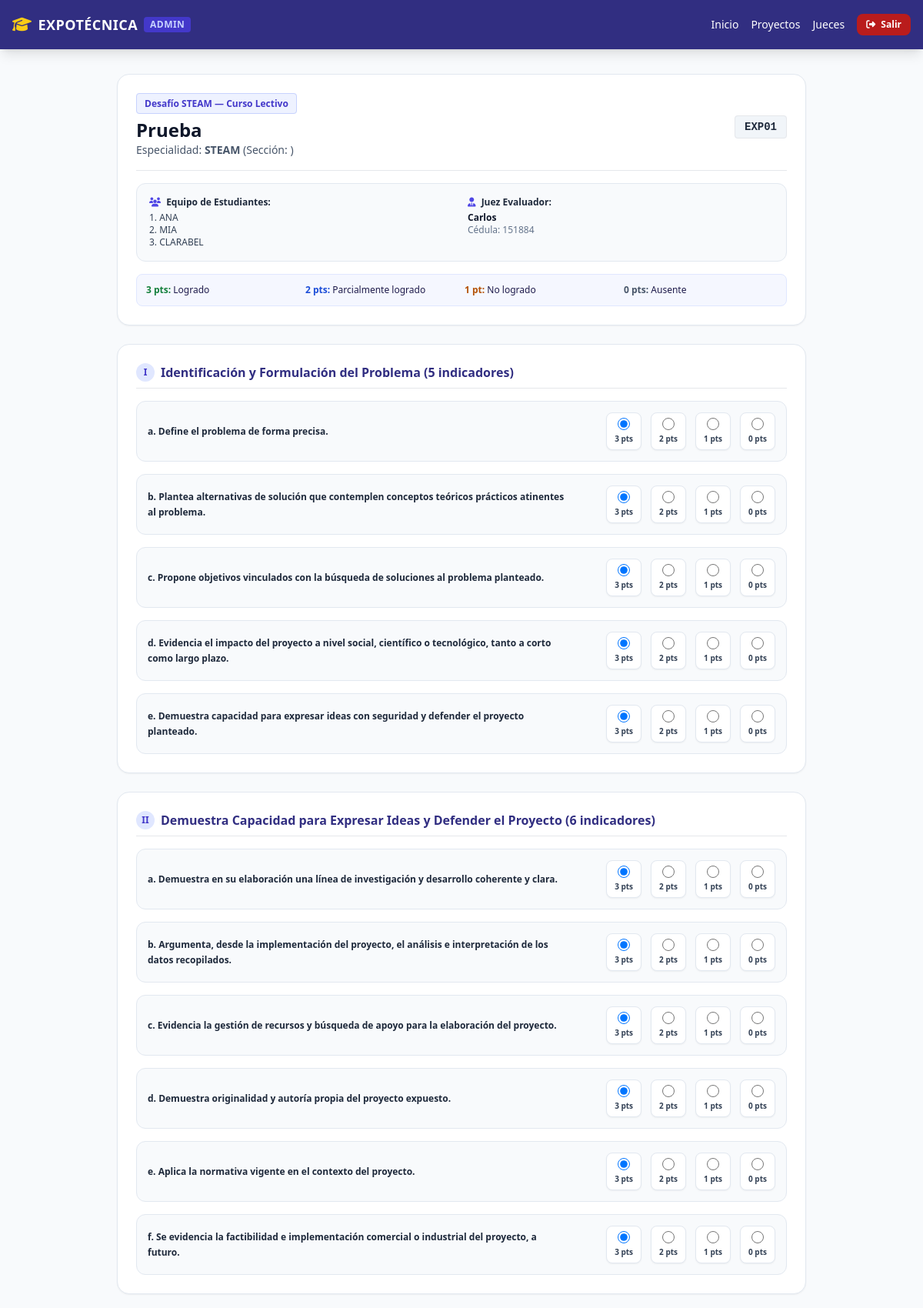
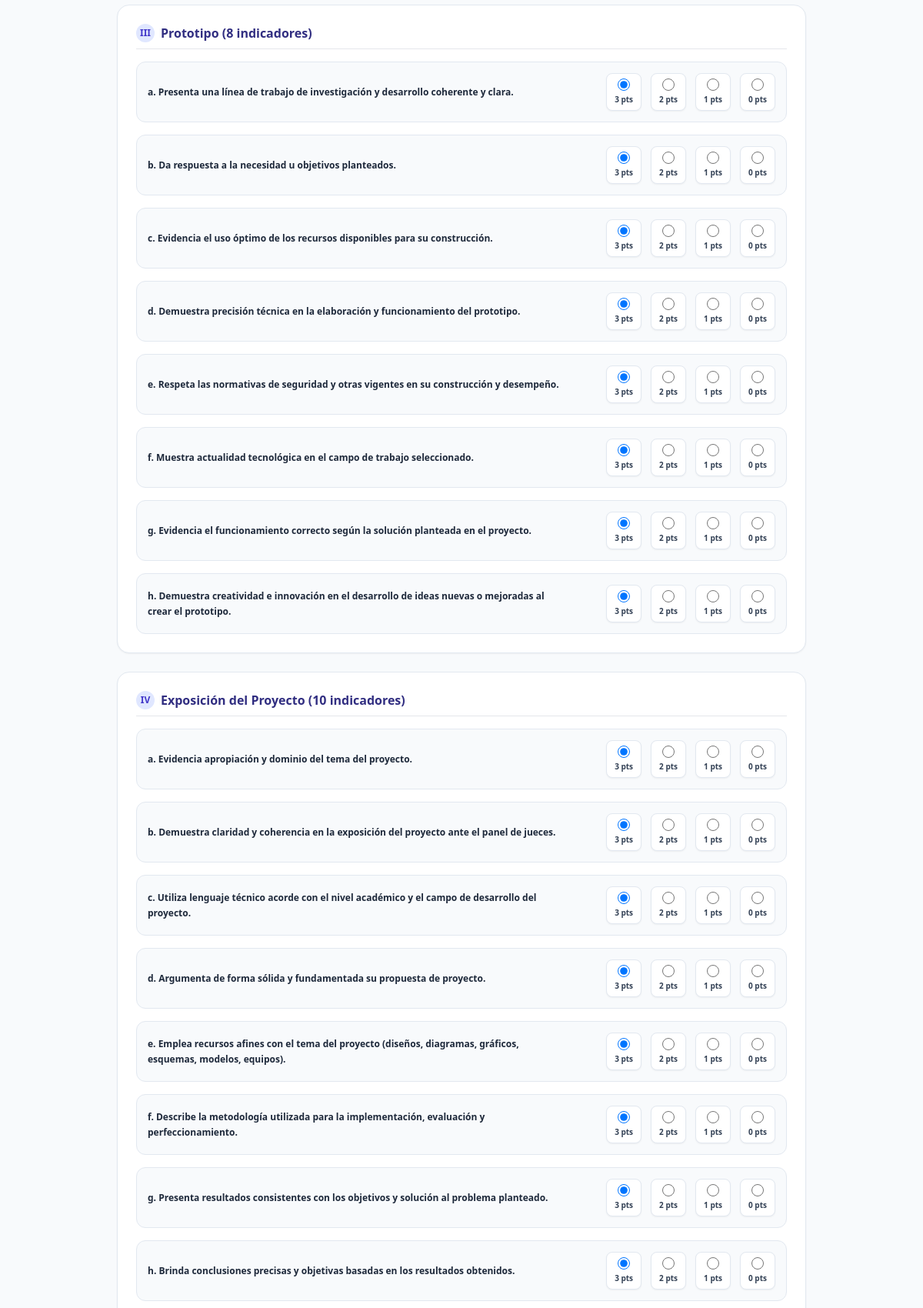
/evaluar/1 (upper part), run on the app's committed database (2 pictures, top to bottom).
### tables this page shows
CREATE TABLE proyectos (
        id INTEGER PRIMARY KEY AUTOINCREMENT,
        codigo TEXT UNIQUE NOT NULL,
        nombre TEXT NOT NULL,
        especialidad TEXT NOT NULL,
        seccion TEXT NOT NULL,
        estudiante_1 TEXT NOT NULL,
        estudiante_2 TEXT,
        estudiante_3 TEXT,
        descripcion TEXT
    );

CREATE TABLE jueces (
        id INTEGER PRIMARY KEY AUTOINCREMENT,
        cedula TEXT UNIQUE NOT NULL,
        nombre TEXT NOT NULL,
        email TEXT,
        especialidad TEXT NOT NULL,
        telefono TEXT
    );

### main.py (the view)
@app.get("/evaluar/{asignacion_id}", response_class=HTMLResponse)
def formulario_evaluar(asignacion_id: int):
    conn = get_db()
    asig = conn.execute('''
        SELECT a.id as asignacion_id, a.estado,
               j.id as juez_id, j.nombre as juez_nombre, j.cedula as juez_cedula,
               p.id as proyecto_id, p.codigo, p.nombre as proyecto_nombre,
               p.especialidad, p.estudiante_1, p.estudiante_2, p.estudiante_3
        FROM asignaciones a
        JOIN jueces j ON a.juez_id = j.id
        JOIN proyectos p ON a.proyecto_id = p.id
        WHERE a.id = ?
    ''', (asignacion_id,)).fetchone()
    conn.close()
    template = templates_env.get_template("formulario_evaluacion.html")
    return template.render(asig=asig)

### templates/formulario_evaluacion.html (shortened to what this page needs)
{% extends "base.html" %}
{% block content %}
<div class="max-w-4xl mx-auto space-y-6 pb-12">
    <div class="bg-white rounded-2xl shadow-sm border border-slate-200 p-6">
        <div class="flex flex-col sm:flex-row justify-between items-start sm:items-center border-b pb-4 mb-4 gap-2">
            <div>
                <span class="text-xs font-bold text-indigo-700 bg-indigo-50 px-2.5 py-1 rounded border border-indigo-200">
                    Desafío STEAM — Curso Lectivo
                </span>
                <h1 class="text-xl sm:text-2xl font-bold text-slate-900 mt-2">{{ asig.proyecto_nombre }}</h1>
                <p class="text-xs sm:text-sm text-slate-600">Especialidad: <strong>{{ asig.especialidad }}</strong> (Sección: <strong>{{ asig.seccion }}</strong>)</p>
            </div>
            <div class="text-right">
                <span class="font-mono text-sm font-extrabold bg-slate-100 text-slate-800 px-3 py-1.5 rounded border">
                    {{ asig.codigo }}
                </span>
            </div>
        </div>
        <div class="grid grid-cols-1 md:grid-cols-2 gap-4 text-xs text-slate-700 bg-slate-50 p-4 rounded-xl border border-slate-200">
            <div>
                <p class="font-bold text-slate-800 mb-1"><i class="fa-solid fa-users text-indigo-600 mr-1"></i> Equipo de Estudiantes:</p>
                <p class="font-medium">1. {{ asig.estudiante_1 }}</p>
                {% if asig.estudiante_2 %}<p class="font-medium">2. {{ asig.estudiante_2 }}</p>{% endif %}
                {% if asig.estudiante_3 %}<p class="font-medium">3. {{ asig.estudiante_3 }}</p>{% endif %}
            </div>
            <div>
                <p class="font-bold text-slate-800 mb-1"><i class="fa-solid fa-user-tie text-indigo-600 mr-1"></i> Juez Evaluador:</p>
                <p class="font-semibold text-slate-900">{{ asig.juez_nombre }}</p>
                <p class="text-slate-500">Cédula: {{ asig.juez_cedula }}</p>
            </div>
        </div>
        <div class="mt-4 bg-indigo-50/60 p-3 rounded-lg border border-indigo-100 text-xs text-indigo-950 grid grid-cols-2 sm:grid-cols-4 gap-2">
            <div><strong class="text-green-700">3 pts:</strong> Logrado</div>
            <div><strong class="text-blue-700">2 pts:</strong> Parcialmente logrado</div>
            <div><strong class="text-amber-700">1 pt:</strong> No logrado</div>
            <div><strong class="text-slate-600">0 pts:</strong> Ausente</div>
        </div>
    </div>
    <form action="/evaluar/{{ asig.asignacion_id }}/guardar" method="POST" class="space-y-6">
        <div class="bg-white rounded-2xl shadow-sm border border-slate-200 p-6 space-y-4">
            <h2 class="text-base font-bold text-indigo-900 border-b pb-2 flex items-center">
                <span class="w-6 h-6 rounded-full bg-indigo-100 text-indigo-700 flex items-center justify-center text-xs mr-2 font-bold">I</span>
                Identificación y Formulación del Problema (5 indicadores)
            </h2>
            {% set sec_1 = [
                ('i_a', 'a. Define el problema de forma precisa.'),
                ('i_b', 'b. Plantea alternativas de solución que contemplen conceptos teóricos prácticos atinentes al problema.'),
                ('i_c', 'c. Propone objetivos vinculados con la búsqueda de soluciones al problema planteado.'),
                ('i_d', 'd. Evidencia el impacto del proyecto a nivel social, científico o tecnológico, tanto a corto como largo plazo.'),
                ('i_e', 'e. Demuestra capacidad para expresar ideas con seguridad y defender el proyecto planteado.')
            ] %}
            {% for field, label in sec_1 %}
            <div class="p-3.5 bg-slate-50 rounded-xl border border-slate-200 flex flex-col sm:flex-row sm:items-center justify-between gap-3">
                <p class="text-xs font-semibold text-slate-800 sm:w-2/3 leading-relaxed">{{ label }}</p>
                <div class="flex gap-2 sm:gap-3 justify-end">
                    {% for pto, text in [(3, 'Logrado (3)'), (2, 'Parcial (2)'), (1, 'No logrado (1)'), (0, 'Ausente (0)')] %}
                    <label class="flex flex-col items-center cursor-pointer bg-white px-2.5 py-1.5 rounded-lg border border-slate-200 hover:border-indigo-500 shadow-sm text-center">
                        <input type="radio" name="{{ field }}" value="{{ pto }}" required {% if pto == 3 %}checked{% endif %} class="w-4 h-4 text-indigo-600">
                        <span class="text-[10px] font-bold text-slate-700 mt-1">{{ pto }} pts</span>
                    </label>
                    {% endfor %}
                </div>
            </div>
            {% endfor %}
        </div>
        <div class="bg-white rounded-2xl shadow-sm border border-slate-200 p-6 space-y-4">
            <h2 class="text-base font-bold text-indigo-900 border-b pb-2 flex items-center">
                <span class="w-6 h-6 rounded-full bg-indigo-100 text-indigo-700 flex items-center justify-center text-xs mr-2 font-bold">II</span>
                Demuestra Capacidad para Expresar Ideas y Defender el Proyecto (6 indicadores)
            </h2>
            {% for field, label in sec_2 %}
            <div class="p-3.5 bg-slate-50 rounded-xl border border-slate-200 flex flex-col sm:flex-row sm:items-center justify-between gap-3">
                <p class="text-xs font-semibold text-slate-800 sm:w-2/3 leading-relaxed">{{ label }}</p>
                <div class="flex gap-2 sm:gap-3 justify-end">
                    {% for pto, text in [(3, 'Logrado (3)'), (2, 'Parcial (2)'), (1, 'No logrado (1)'), (0, 'Ausente (0)')] %}
                    <label class="flex flex-col items-center cursor-pointer bg-white px-2.5 py-1.5 rounded-lg border border-slate-200 hover:border-indigo-500 shadow-sm text-center">
                        <input type="radio" name="{{ field }}" value="{{ pto }}" required {% if pto == 3 %}checked{% endif %} class="w-4 h-4 text-indigo-600">
                        <span class="text-[10px] font-bold text-slate-700 mt-1">{{ pto }} pts</span>
                    </label>
                    {% endfor %}
                </div>
            </div>
            {% endfor %}
        </div>
        <div class="bg-white rounded-2xl shadow-sm border border-slate-200 p-6 space-y-4">
            <h2 class="text-base font-bold text-indigo-900 border-b pb-2 flex items-center">
                <span class="w-6 h-6 rounded-full bg-indigo-100 text-indigo-700 flex items-center justify-center text-xs mr-2 font-bold">III</span>
                Prototipo (8 indicadores)
            </h2>
            {% for field, label in sec_3 %}
            <div class="p-3.5 bg-slate-50 rounded-xl border border-slate-200 flex flex-col sm:flex-row sm:items-center justify-between gap-3">
                <p class="text-xs font-semibold text-slate-800 sm:w-2/3 leading-relaxed">{{ label }}</p>
                <div class="flex gap-2 sm:gap-3 justify-end">
                    {% for pto, text in [(3, 'Logrado (3)'), (2, 'Parcial (2)'), (1, 'No logrado (1)'), (0, 'Ausente (0)')] %}
                    <label class="flex flex-col items-center cursor-pointer bg-white px-2.5 py-1.5 rounded-lg border border-slate-200 hover:border-indigo-500 shadow-sm text-center">
                        <input type="radio" name="{{ field }}" value="{{ pto }}" required {% if pto == 3 %}checked{% endif %} class="w-4 h-4 text-indigo-600">
                        <span class="text-[10px] font-bold text-slate-700 mt-1">{{ pto }} pts</span>
                    </label>
                    {% endfor %}
                </div>
            </div>
            {% endfor %}
        </div>
        <div class="bg-white rounded-2xl shadow-sm border border-slate-200 p-6 space-y-4">
            <h2 class="text-base font-bold text-indigo-900 border-b pb-2 flex items-center">
                <span class="w-6 h-6 rounded-full bg-indigo-100 text-indigo-700 flex items-center justify-center text-xs mr-2 font-bold">IV</span>
                Exposición del Proyecto (10 indicadores)
            </h2>
            {% for field, label in sec_4 %}
            <div class="p-3.5 bg-slate-50 rounded-xl border border-slate-200 flex flex-col sm:flex-row sm:items-center justify-between gap-3">
                <p class="text-xs font-semibold text-slate-800 sm:w-2/3 leading-relaxed">{{ label }}</p>
                <div class="flex gap-2 sm:gap-3 justify-end">
                    {% for pto, text in [(3, 'Logrado (3)'), (2, 'Parcial (2)'), (1, 'No logrado (1)'), (0, 'Ausente (0)')] %}
                    <label class="flex flex-col items-center cursor-pointer bg-white px-2.5 py-1.5 rounded-lg border border-slate-200 hover:border-indigo-500 shadow-sm text-center">
                        <input type="radio" name="{{ field }}" value="{{ pto }}" required {% if pto == 3 %}checked{% endif %} class="w-4 h-4 text-indigo-600">
                        <span class="text-[10px] font-bold text-slate-700 mt-1">{{ pto }} pts</span>
                    </label>
                    {% endfor %}
                </div>
            </div>
            {% endfor %}
        </div>
            {% set sec_5_inf = [
                ('v_a_inf', 'a. Se evidencia congruencia entre lo expuesto por la persona estudiante o equipo y el informe escrito.'),
                ('v_b_inf', 'b. Evidencia el uso de lenguaje técnico afín al tema del proyecto.'),
                ('v_c_inf', 'c. Estipula los procedimientos técnicos utilizados.')
            ] %}
            {% set sec_5_bit = [
                ('v_a_bit', 'a. Procesos de Investigación.'),
                ('v_b_bit', 'b. Procesos de Implementación.'),
                ('v_c_bit', 'c. Procesos de Experimentación.')
            ] %}
            {% set sec_5_car = [
                ('v_a_car', 'a. Contiene información relevante para la exposición del proyecto.'),
                ('v_b_car', 'b. Utiliza el cartel como recurso y apoyo para el desarrollo de la exposición.')
            ] %}
    </form>
</div>
{% endblock %}

### data on the page
proyectos: proyecto_nombre "Prueba", especialidad "STEAM", codigo "EXP01", estudiante_1 "ANA", estudiante_2 "MIA", estudiante_3 "CLARABEL"
jueces: juez_nombre "Carlos", juez_cedula "151884"

### other printed values
{{ label }} "a. Define el problema de forma precisa." "b. Plantea alternativas de solución que contemplen conceptos teóricos prácticos atinentes al problema." "c. Propone objetivos vinculados con la búsqueda de soluciones al problema planteado." "d. Evidencia el impacto del proyecto a nivel social, científico o tecnológico, tanto a corto como largo plazo." "e. Demuestra capacidad para expresar ideas con seguridad y defender el proyecto planteado."
{{ pto }} "3" "2" "1" "0" "3" "2" "1" "0" "3" "2" "1" "0" "3" "2" "1" "0" "3" "2" "1" "0"
{{ label }} "a. Demuestra en su elaboración una línea de investigación y desarrollo coherente y clara." "b. Argumenta, desde la implementación del proyecto, el análisis e interpretación de los datos recopilados." "c. Evidencia la gestión de recursos y búsqueda de apoyo para la elaboración del proyecto." "d. Demuestra originalidad y autoría propia del proyecto expuesto." "e. Aplica la normativa vigente en el contexto del proyecto." "f. Se evidencia la factibilidad e implementación comercial o industrial del proyecto, a futuro."
{{ pto }} "3" "2" "1" "0" "3" "2" "1" "0" "3" "2" "1" "0" "3" "2" "1" "0" "3" "2" "1" "0" "3" "2" "1" "0"
{{ label }} "a. Presenta una línea de trabajo de investigación y desarrollo coherente y clara." "b. Da respuesta a la necesidad u objetivos planteados." "c. Evidencia el uso óptimo de los recursos disponibles para su construcción." "d. Demuestra precisión técnica en la elaboración y funcionamiento del prototipo." "e. Respeta las normativas de seguridad y otras vigentes en su construcción y desempeño." "f. Muestra actualidad tecnológica en el campo de trabajo seleccionado." "g. Evidencia el funcionamiento correcto según la solución planteada en el proyecto." "h. Demuestra creatividad e innovación en el desarrollo de ideas nuevas o mejoradas al crear el prototipo."
{{ pto }} "3" "2" "1" "0" "3" "2" "1" "0" "3" "2" "1" "0" "3" "2" "1" "0" "3" "2" "1" "0" "3" "2" "1" "0" "3" "2" "1" "0" "3" "2" "1" "0"
{{ label }} "a. Evidencia apropiación y dominio del tema del proyecto." "b. Demuestra claridad y coherencia en la exposición del proyecto ante el panel de jueces." "c. Utiliza lenguaje técnico acorde con el nivel académico y el campo de desarrollo del proyecto." "d. Argumenta de forma sólida y fundamentada su propuesta de proyecto." "e. Emplea recursos afines con el tema del proyecto (diseños, diagramas, gráficos, esquemas, modelos, equipos)." "f. Describe la metodología utilizada para la implementación, evaluación y perfeccionamiento." "g. Presenta resultados consistentes con los objetivos y solución al problema planteado." "h. Brinda conclusiones precisas y objetivas basadas en los resultados obtenidos."
